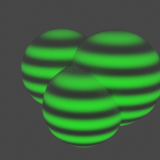
#> input picture picture_diff/pictures/analytic/image0.png, 160 x 160 px
$ python -i calibrate.py   (imports and definitions only)
#> lines starting #> are read from the running program, lines starting #| are printed output that depends on the picture
""" module for camera calibration """
from PIL import Image #, ImageEnhance
from calibrate.regressions import linear_regress

# pylint: disable=invalid-name

# [92 lines left out: functions search_high, search_low, find_next_high, get_img_slope, get_img_freq, not called in this run]

# [6 lines not run here, left out]

>>> result = get_img_freq('../picture_diff/pictures/analytic/image0.png')
#> in get_img_freq, img is the input picture: PIL image 160x160 RGBA; mean R, G, B, A 61.6, 100.8, 61.6, 255
#> in get_img_freq, `grey = img.convert('L')`:
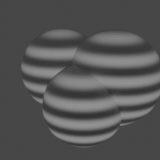
#> grey: PIL image 160x160 L; min 49, max 147, mean 84.6
#> in search_high, `startval = img.getpixel((x,y))`: startval = 125
#> the loop in search_high, `while True:` made 4 passes
#> after the loop in search_high, `while True:`: found = True; myval = 141; y = 54
#> in find_next_high, `new1 = search_high(img, x,y)`: new1 = (50, 53)
#> the loop in search_high, `while True:` made 1 pass
#> after the loop in search_high, `while True:`: found = False; myval = 125; y = 49
#> in find_next_high, `new2 = search_high(img, x,y,True)`: new2 = False
#> in get_img_freq, `start = find_next_high(grey,x,y)`: start = (50, 53)
#> in get_img_freq, `x=start[0]`: x = 50
#> in get_img_freq, `y=start[1]`: y = 53
#> in search_low, `startval = img.getpixel((x,y))`: startval = 141
#> the loop in search_low, `while True:` made 11 passes
#> after the loop in search_low, `while True:`: found = True; myval = 56; y = 64
#> in get_img_freq, `up = search_low(grey, x,y)`: up = (50, 63)
#> the loop in search_low, `while True:` made 11 passes
#> after the loop in search_low, `while True:`: found = True; myval = 57; y = 42
#> in get_img_freq, `down = search_low(grey, x,y, up=True)`: down = (50, 43)
#> in get_img_freq, `diff = up[1]-down[1]`: diff = 20
#> result = 0.2
